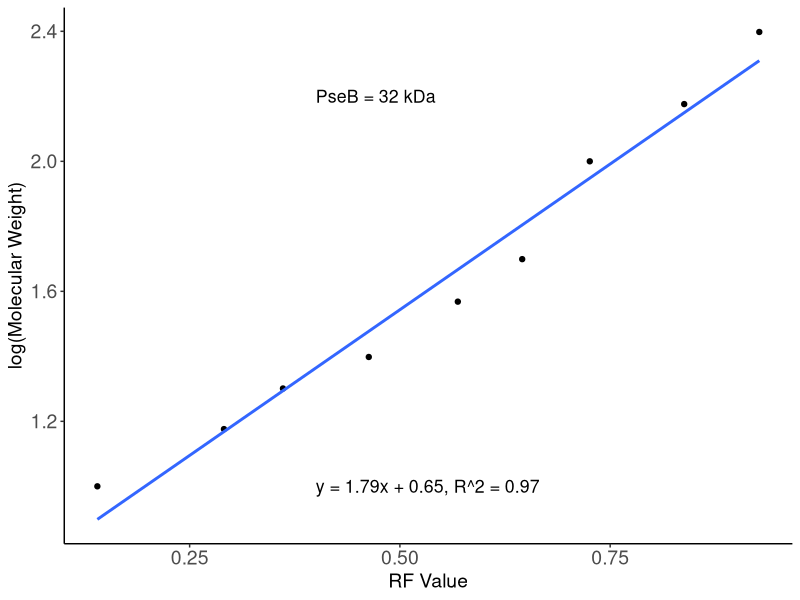
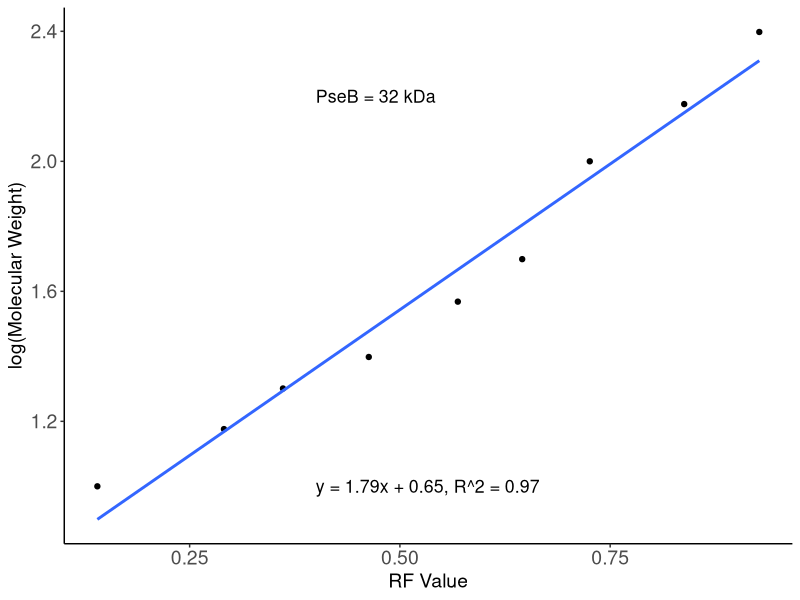

Source code (R) for these figures, in order:
#### Set up ####

##Packages
#install.packages("tidyverse")
library(tidyverse)

#install.packages("readxl")
library(readxl)

#function for me
specify_decimal <- function(x, k) trimws(format(round(x, k), nsmall=k))

#### Your inputs ####

##Loading in your data
#Input data under columns 'distance' and 'mw_kDa'
wb_ladder <- read_excel("project/Figuring out molecular weight.xlsx")

#Specifics 
protein_name <- "PseB"
solvent_front <- 7.84
protein_distance <- 4.08
plot_save_location <- "project/plots/"

#### Finding linear regression coefficents ########

#solvent front:
wb_ladder

#finding the rf
wb_ladder$rf <- (solvent_front-wb_ladder$distance)/solvent_front

#getting log(molecular weight)
wb_ladder$log_mw <- log10(wb_ladder$mw_kDa)

## linear regression

wb_ladder_lm <- lm(log_mw~rf, data=wb_ladder)

#finding the equation

sum_wb_ladder_lm <- summary(wb_ladder_lm)
sum_wb_ladder_coeff <- sum_wb_ladder_lm[["coefficients"]]

# y = log(mw)
# x = rf
# y = mx + c

mx <- sum_wb_ladder_lm$coefficients["rf","Estimate"]
c <- sum_wb_ladder_lm$coefficients["(Intercept)","Estimate"]
r2 <- sum_wb_ladder_lm[["adj.r.squared"]]
#R^2 = 0.9691

line_equation <- paste("y = ",
                       specify_decimal(mx,2),
                       "x + ",specify_decimal(c,2),
                       ", R^2 = ",
                       specify_decimal(r2,2), sep="")
line_equation

#### Finding my MW for PseB ####

#find rf

## Alt if want quick Mw
#protein_distance <- (3.65+3.74+3.74+4.03+4.08)/5

rf <- (solvent_front-protein_distance)/solvent_front
rf

#find log(mw)
log_Mw <- (mx*rf) + c
log_Mw

#mw
PseB_Mw <- 10^(log_Mw)
PseB_Mw

Mw <- specify_decimal(PseB_Mw,0)
Mw <- paste(protein_name," = ",Mw," kDa", sep="")

#### plotting the calibration curve ####
wb_ladder %>%
  ggplot(aes(x = rf, y=log_mw)) +
  geom_point() +
  geom_smooth(method = lm, se = F) +
  theme_classic() +
  annotate("text",x = 0.40, y=1, label = paste(line_equation), size = 4.5, hjust = 0) +
  annotate("text",x = 0.40, y=2.2, label = Mw, size = 4.5, hjust = 0) +
  scale_y_continuous("log(Molecular Weight)") +
  scale_x_continuous("RF Value") +
  theme(axis.text=element_text(size=14),
        axis.title=element_text(size=14))


ggsave(paste(plot_save_location,protein_name,
             "_SDSPage_Mw.png",sep = ""),
       width= 1800,
       height= 2000,
       units="px")

